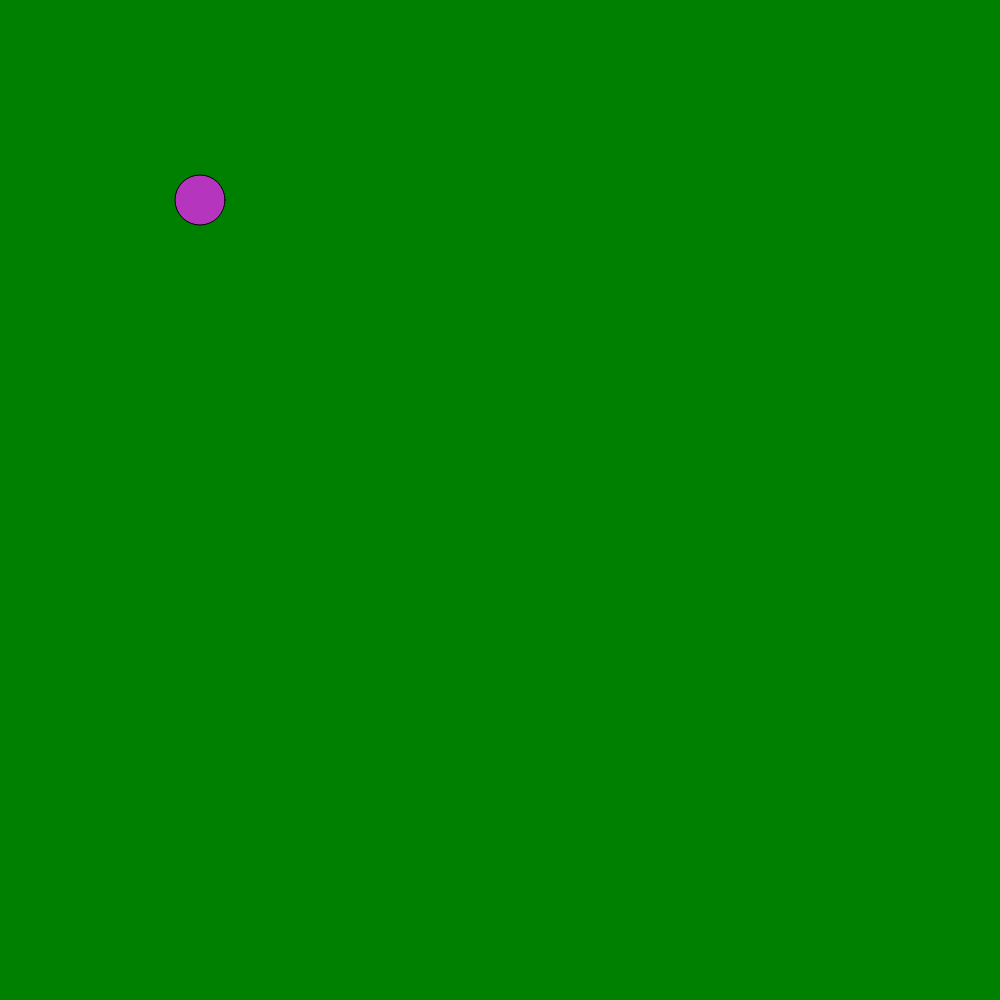
Frame 1 (no input)
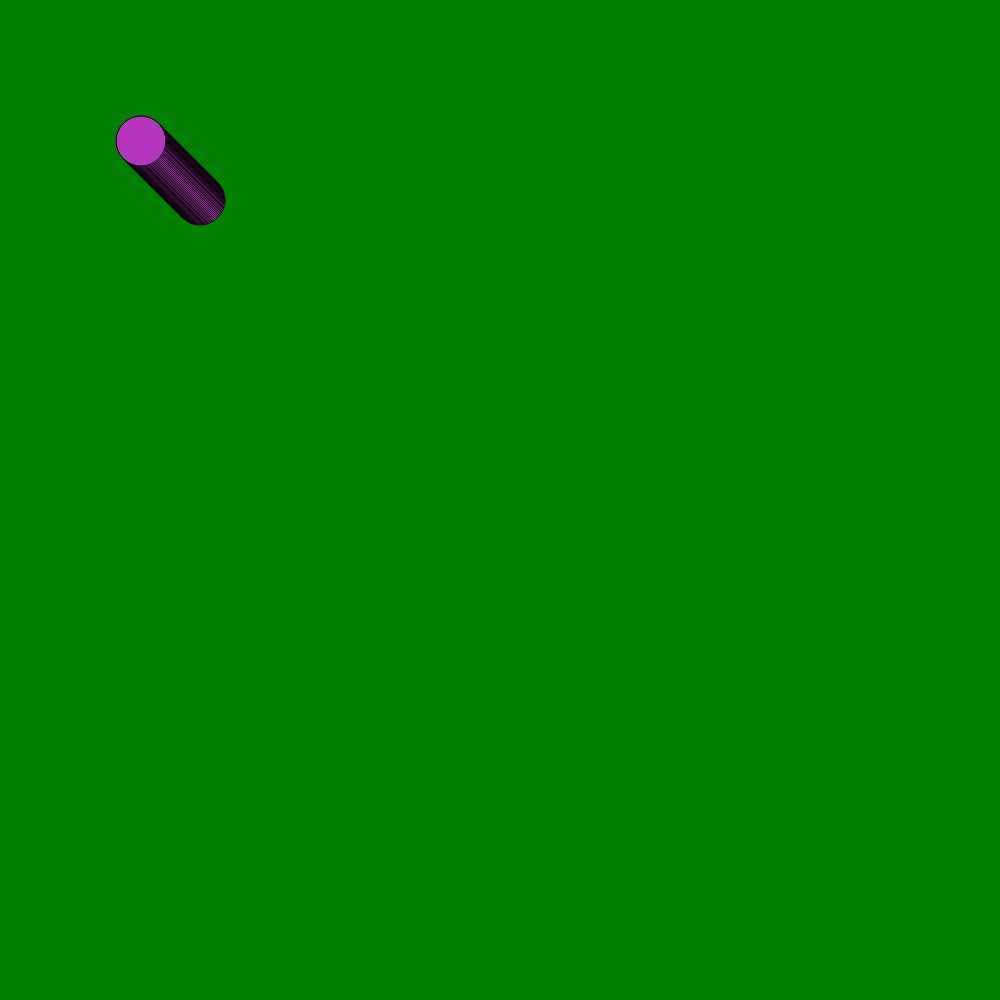
Frame 60 (no input)
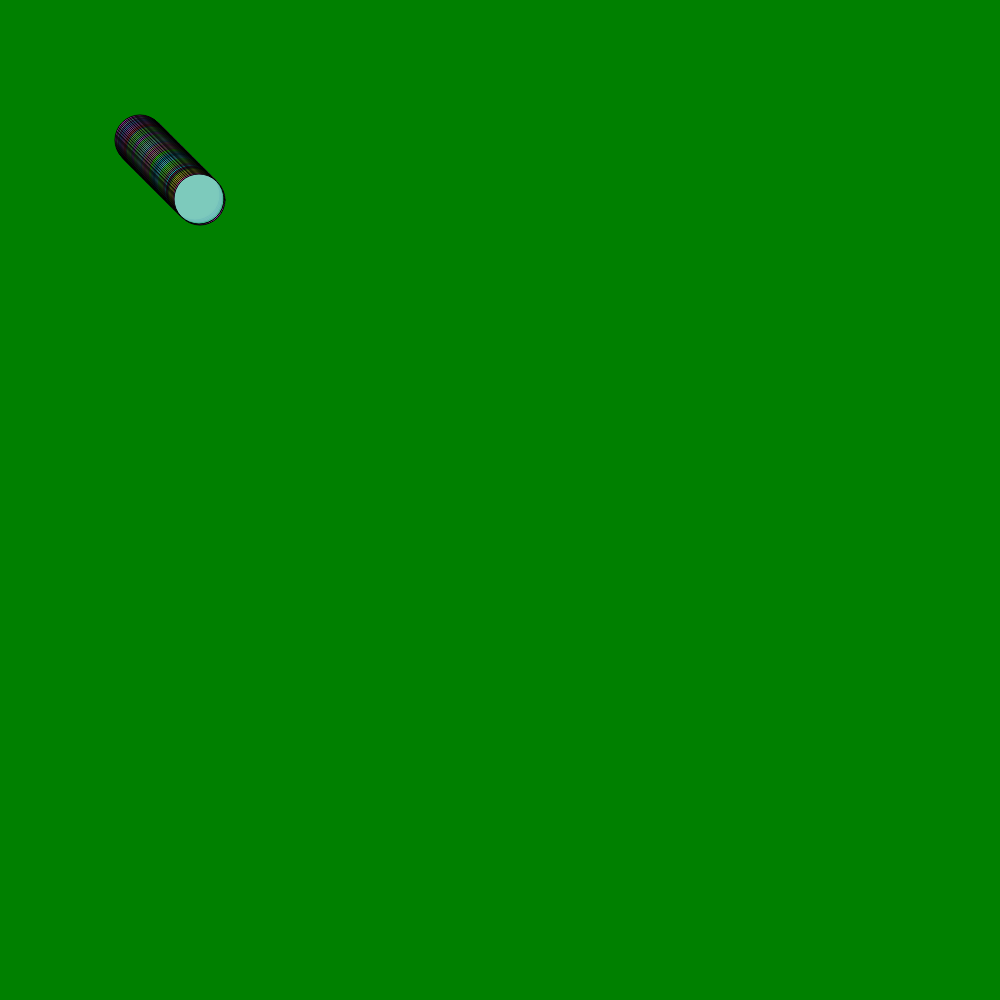
Frame 120 (the mouse pressed at the canvas centre since frame 60)

The p5.js sketch that drew these frames (run headless with seeded random() and noise() and a simulated clock; from frame 60 on, the mouse is pressed at the canvas centre):

// p5.js sketch
// ── sketch.js
let cor;

let posicaoHorizontal; // x

let posicaoVertical; // y

function setup() {

createCanvas(1000, 1000);

background("green");

cor = color(random(255), random(255), random(255));

posicaoHorizontal = 200;

posicaoVertical = 200;

}

function draw() {

fill(cor);

circle(posicaoHorizontal, posicaoVertical, 50);
if (mouseX < posicaoHorizontal){

posicaoHorizontal--;

}

if (mouseX > posicaoHorizontal){

posicaoHorizontal++;

}

if (mouseY < posicaoVertical){

posicaoVertical--;

}

if (mouseY > posicaoVertical){

posicaoVertical++;

}

if (mouseIsPressed){

cor = color(random(255), random(255), random(255));

if (mouseIsPressed){

cor = color(random(255), random(255), random(255), random(255));

}

}


}
